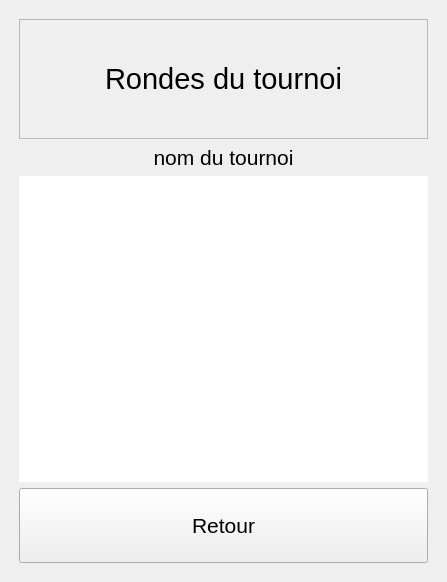
<?xml version="1.0" encoding="UTF-8"?>
<ui version="4.0">
 <class>MainWindow</class>
 <widget class="QMainWindow" name="MainWindow">
  <property name="geometry">
   <rect>
    <x>0</x>
    <y>0</y>
    <width>447</width>
    <height>582</height>
   </rect>
  </property>
  <property name="windowTitle">
   <string>MainWindow</string>
  </property>
  <widget class="QWidget" name="centralwidget">
   <layout class="QGridLayout" name="gridLayout">
    <item row="0" column="0">
     <layout class="QVBoxLayout" name="verticalLayout">
      <property name="leftMargin">
       <number>10</number>
      </property>
      <property name="topMargin">
       <number>10</number>
      </property>
      <property name="rightMargin">
       <number>10</number>
      </property>
      <property name="bottomMargin">
       <number>10</number>
      </property>
      <item>
       <widget class="QLabel" name="label">
        <property name="minimumSize">
         <size>
          <width>0</width>
          <height>120</height>
         </size>
        </property>
        <property name="font">
         <font>
          <pointsize>22</pointsize>
         </font>
        </property>
        <property name="frameShape">
         <enum>QFrame::StyledPanel</enum>
        </property>
        <property name="text">
         <string>Rondes du tournoi</string>
        </property>
        <property name="alignment">
         <set>Qt::AlignCenter</set>
        </property>
       </widget>
      </item>
      <item>
       <widget class="QLabel" name="label_2">
        <property name="sizePolicy">
         <sizepolicy hsizetype="Preferred" vsizetype="Preferred">
          <horstretch>0</horstretch>
          <verstretch>0</verstretch>
         </sizepolicy>
        </property>
        <property name="minimumSize">
         <size>
          <width>0</width>
          <height>0</height>
         </size>
        </property>
        <property name="font">
         <font>
          <pointsize>16</pointsize>
         </font>
        </property>
        <property name="text">
         <string>nom du tournoi</string>
        </property>
        <property name="alignment">
         <set>Qt::AlignCenter</set>
        </property>
       </widget>
      </item>
      <item>
       <widget class="QPlainTextEdit" name="plainTextEdit">
        <property name="enabled">
         <bool>true</bool>
        </property>
        <property name="font">
         <font>
          <pointsize>12</pointsize>
         </font>
        </property>
        <property name="layoutDirection">
         <enum>Qt::LeftToRight</enum>
        </property>
        <property name="frameShape">
         <enum>QFrame::NoFrame</enum>
        </property>
        <property name="lineWidth">
         <number>0</number>
        </property>
        <property name="lineWrapMode">
         <enum>QPlainTextEdit::WidgetWidth</enum>
        </property>
        <property name="plainText">
         <string/>
        </property>
        <property name="textInteractionFlags">
         <set>Qt::NoTextInteraction</set>
        </property>
       </widget>
      </item>
      <item>
       <widget class="QPushButton" name="pushButton">
        <property name="sizePolicy">
         <sizepolicy hsizetype="Minimum" vsizetype="Fixed">
          <horstretch>0</horstretch>
          <verstretch>0</verstretch>
         </sizepolicy>
        </property>
        <property name="minimumSize">
         <size>
          <width>0</width>
          <height>75</height>
         </size>
        </property>
        <property name="font">
         <font>
          <pointsize>16</pointsize>
         </font>
        </property>
        <property name="text">
         <string>Retour</string>
        </property>
       </widget>
      </item>
     </layout>
    </item>
   </layout>
  </widget>
 </widget>
 <resources/>
 <connections/>
</ui>
